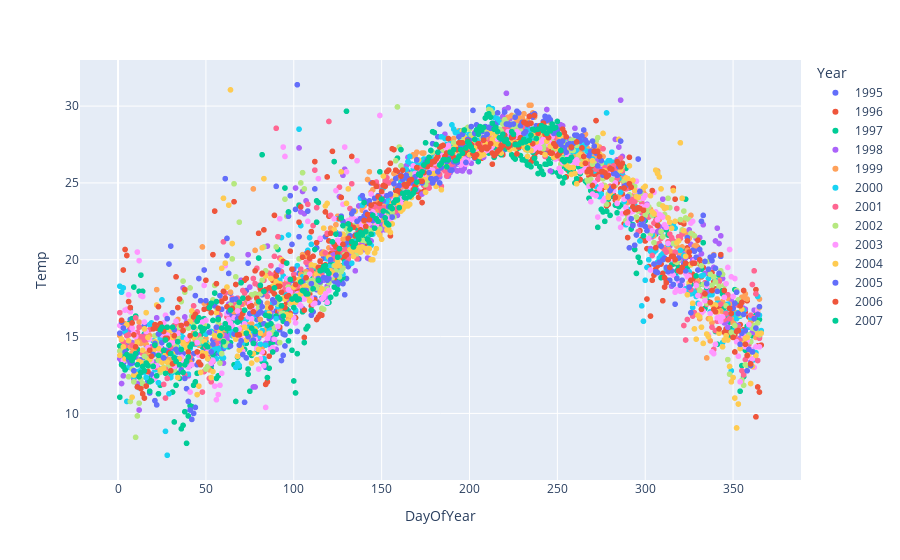

The code cell stored with this chart in its notebook:
### Code cell
fig.show()

### Figure 1 — Plotly figure (JSON) as saved in the notebook; plotly's stock layout.template omitted (floating-point values rounded to 4 significant figures; data arrays with more than 128 entries replaced by an {"elided": "..."} marker saying what was removed)
{"data": [{"hovertemplate": "Year=1995<br>DayOfYear=%{x}<br>Temp=%{y}<extra></extra>", "legendgroup": "1995", "marker": {"color": "#636efa", "symbol": "circle"}, "mode": "markers", "name": "1995", "showlegend": true, "type": "scattergl", "x": {"elided": "243 int values"}, "xaxis": "x", "y": {"elided": "243 float values"}, "yaxis": "y"}, {"hovertemplate": "Year=1996<br>DayOfYear=%{x}<br>Temp=%{y}<extra></extra>", "legendgroup": "1996", "marker": {"color": "#EF553B", "symbol": "circle"}, "mode": "markers", "name": "1996", "showlegend": true, "type": "scattergl", "x": {"elided": "282 int values"}, "xaxis": "x", "y": {"elided": "282 float values"}, "yaxis": "y"}, {"hovertemplate": "Year=1997<br>DayOfYear=%{x}<br>Temp=%{y}<extra></extra>", "legendgroup": "1997", "marker": {"color": "#00cc96", "symbol": "circle"}, "mode": "markers", "name": "1997", "showlegend": true, "type": "scattergl", "x": {"elided": "360 int values"}, "xaxis": "x", "y": {"elided": "360 float values"}, "yaxis": "y"}, {"hovertemplate": "Year=1998<br>DayOfYear=%{x}<br>Temp=%{y}<extra></extra>", "legendgroup": "1998", "marker": {"color": "#ab63fa", "symbol": "circle"}, "mode": "markers", "name": "1998", "showlegend": true, "type": "scattergl", "x": {"elided": "328 int values"}, "xaxis": "x", "y": {"elided": "328 float values"}, "yaxis": "y"}, {"hovertemplate": "Year=1999<br>DayOfYear=%{x}<br>Temp=%{y}<extra></extra>", "legendgroup": "1999", "marker": {"color": "#FFA15A", "symbol": "circle"}, "mode": "markers", "name": "1999", "showlegend": true, "type": "scattergl", "x": {"elided": "328 int values"}, "xaxis": "x", "y": {"elided": "328 float values"}, "yaxis": "y"}, {"hovertemplate": "Year=2000<br>DayOfYear=%{x}<br>Temp=%{y}<extra></extra>", "legendgroup": "2000", "marker": {"color": "#19d3f3", "symbol": "circle"}, "mode": "markers", "name": "2000", "showlegend": true, "type": "scattergl", "x": {"elided": "365 int values"}, "xaxis": "x", "y": {"elided": "365 float values"}, "yaxis": "y"}, {"hovertemplate": "Year=2001<br>DayOfYear=%{x}<br>Temp=%{y}<extra></extra>", "legendgroup": "2001", "marker": {"color": "#FF6692", "symbol": "circle"}, "mode": "markers", "name": "2001", "showlegend": true, "type": "scattergl", "x": {"elided": "339 int values"}, "xaxis": "x", "y": {"elided": "339 float values"}, "yaxis": "y"}, {"hovertemplate": "Year=2002<br>DayOfYear=%{x}<br>Temp=%{y}<extra></extra>", "legendgroup": "2002", "marker": {"color": "#B6E880", "symbol": "circle"}, "mode": "markers", "name": "2002", "showlegend": true, "type": "scattergl", "x": {"elided": "352 int values"}, "xaxis": "x", "y": {"elided": "352 float values"}, "yaxis": "y"}, {"hovertemplate": "Year=2003<br>DayOfYear=%{x}<br>Temp=%{y}<extra></extra>", "legendgroup": "2003", "marker": {"color": "#FF97FF", "symbol": "circle"}, "mode": "markers", "name": "2003", "showlegend": true, "type": "scattergl", "x": {"elided": "361 int values"}, "xaxis": "x", "y": {"elided": "361 float values"}, "yaxis": "y"}, {"hovertemplate": "Year=2004<br>DayOfYear=%{x}<br>Temp=%{y}<extra></extra>", "legendgroup": "2004", "marker": {"color": "#FECB52", "symbol": "circle"}, "mode": "markers", "name": "2004", "showlegend": true, "type": "scattergl", "x": {"elided": "339 int values"}, "xaxis": "x", "y": {"elided": "339 float values"}, "yaxis": "y"}, {"hovertemplate": "Year=2005<br>DayOfYear=%{x}<br>Temp=%{y}<extra></extra>", "legendgroup": "2005", "marker": {"color": "#636efa", "symbol": "circle"}, "mode": "markers", "name": "2005", "showlegend": true, "type": "scattergl", "x": {"elided": "319 int values"}, "xaxis": "x", "y": {"elided": "319 float values"}, "yaxis": "y"}, {"hovertemplate": "Year=2006<br>DayOfYear=%{x}<br>Temp=%{y}<extra></extra>", "legendgroup": "2006", "marker": {"color": "#EF553B", "symbol": "circle"}, "mode": "markers", "name": "2006", "showlegend": true, "type": "scattergl", "x": {"elided": "329 int values"}, "xaxis": "x", "y": {"elided": "329 float values"}, "yaxis": "y"}, {"hovertemplate": "Year=2007<br>DayOfYear=%{x}<br>Temp=%{y}<extra></extra>", "legendgroup": "2007", "marker": {"color": "#00cc96", "symbol": "circle"}, "mode": "markers", "name": "2007", "showlegend": true, "type": "scattergl", "x": {"elided": "251 int values"}, "xaxis": "x", "y": {"elided": "251 float values"}, "yaxis": "y"}], "layout": {"legend": {"title": {"text": "Year"}, "tracegroupgap": 0}, "margin": {"t": 60}, "xaxis": {"anchor": "y", "domain": [0, 1], "title": {"text": "DayOfYear"}}, "yaxis": {"anchor": "x", "domain": [0, 1], "title": {"text": "Temp"}}}}
